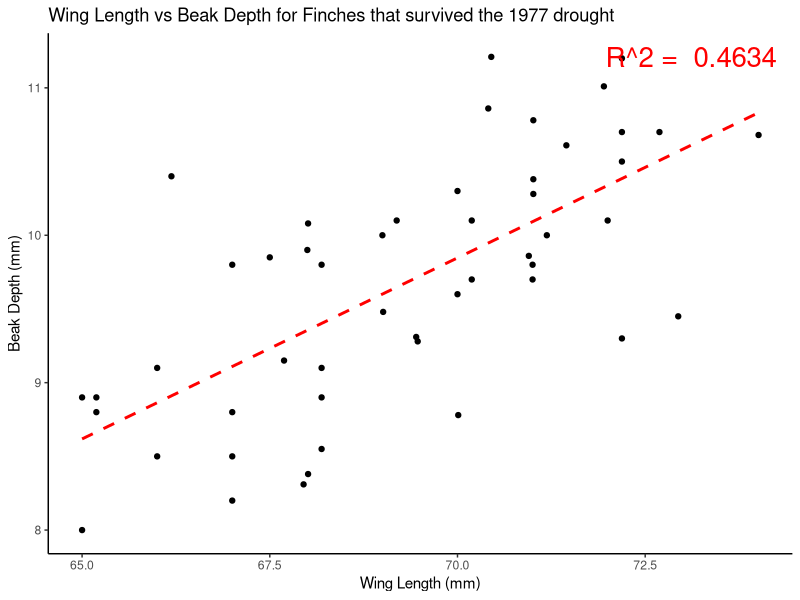

R code for this plot:
print(getwd())

library(dplyr)
library(ggplot2)
setwd("/media/patrick/250GB/school/comp bio/Lab 5/Lab 5 01/Data/Finch Data")
print("start sucess")

dat <- read.csv("finches_data_for_lab.csv")
#total <- dat %>% group_by(drought_survival) %>% summarise(weight = mean(body_mass_g), sd = sd(body_mass_g))
survivers <- dat %>% group_by(drought_survival) %>% summarise(weight = mean(wing_length_mm), sd = sd(body_mass_g))
total <- dat %>% group_by(drought_survival) %>% summarise(across(where(is.numeric), list(mean=mean), na.rm=TRUE))
totalsd <- dat %>% group_by(drought_survival) %>% summarise(across(where(is.numeric), list(sd=sd), na.rm=TRUE))
total <- dat %>% group_by(drought_survival) %>% summarise(weight = mean(wing_length_mm))
print(as.data.frame(total))
dat <- dat %>% group_by(drought_survival)
total <- dat %>% summarise(across(everything(),mean))
#print(survivers)
print(as.data.frame(total))
total <- as.data.frame(total)

print("test0")
data=total %>% select(beak_depth_mm)
print(data)
names <- c("Body Mass (g)","Wing length (mm)","Tarsus Length (mm)","Beak Depth (mm)")
realnames <- c("body_mass_g","wing_length_mm","tarsus_length_mm","beak_depth_mm")
for (var in realnames)
{
total <- dat %>% group_by(drought_survival) %>% summarise(weight = mean(.data[[var]]),sd =sd(.data[[var]]))
print(total)
ggplot(data=total, aes(x=drought_survival, y=weight, fill=drought_survival)) +
  geom_bar(stat="identity")+
  ggtitle(paste(names[match(var,realnames)],"for Birds That Did and Didn't Survive Drought of 1977"))+
  geom_errorbar(aes(ymin=weight-sd, ymax=weight+sd), width=.2) +
  ylab(names[match(var,realnames)])+
  xlab("Nonsurvivor vs Survivor of Drought")+
    theme_classic()+
  scale_fill_manual(values=c('blue','orange'))
#ggsave(paste(var,"bar.jpeg", sep =""))

}
for(var in realnames)
{
  print(dat[[var]])
    print(dat$drought_survival)
    print(t.test(dat[[var]] ~ dat$drought_survival))
}
datS <- dat %>% filter(drought_survival == "survivor")
print(as.data.frame(datS))
rr <- paste("R^2 = ", round(summary(lm(beak_depth_mm ~ wing_length_mm, data = datS))$r.squared, 4))
p <- ggplot(data = datS, aes(x= wing_length_mm, y = beak_depth_mm))+
    geom_point()+
    geom_smooth(method = "lm", se = F,
        color = "red", linetype = "dashed")+
    theme_classic()+
    ylab("Beak Depth (mm)")+
    xlab("Wing Length (mm)")+
    annotate("text", x = max(datS$wing_length_mm) - (max(datS$wing_length_mm) - min(datS$wing_length_mm)) * 0.1, y = max(datS$beak_depth_mm),label = rr, size = 7,color = "red")+
    ggtitle(label = "Wing Length vs Beak Depth for Finches that survived the 1977 drought")    
#p = p + ggtitle(label = "Big Moose Lake Crustacean Density Over Time") + labs(caption = "Crustacean Density scatter plotted for Big Moose lake (mg ww / L) along the Y axis each year since 1994 along the X axis.\n The line of best fit for the data is plotted with a red dotted line \n and the fit % measureing adherence to the model in R^2 is displayed")
# save your plot using ggsave or "Export"
ggsave("wing_length vs beakdepth.jpeg", plot = p)
print(datS$beak_depth_mm)
print(datS$dat$wing_length_mm)
print(cor.test(datS$wing_length_mm, datS$beak_depth_mm))